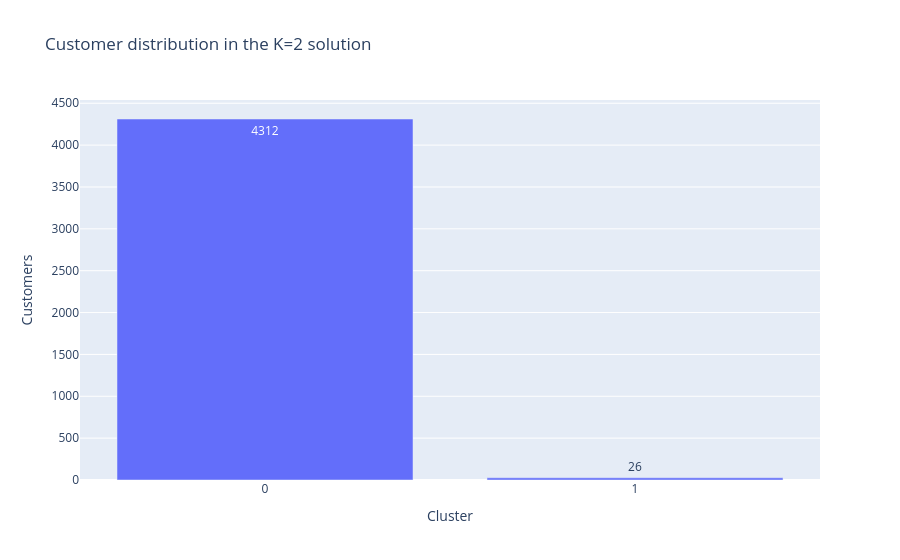

Notebook code for this chart:
### Markdown cell above
## 6. Investigating the high-scoring K=2 result

The highest silhouette score under standard
scaling came from K=2.

A separate diagnostic experiment examined the
distribution of customers between its two groups.

These findings are read from the saved diagnostic
CSV rather than being manually reconstructed.

### Code cell
diagnostic = pd.read_csv(
    RESULTS / "k2_cluster_diagnostics.csv"
)

required_diagnostic = {
    "cluster",
    "customers",
    "median_recency",
    "median_frequency",
    "median_monetary",
}

assert required_diagnostic.issubset(diagnostic.columns)
assert len(diagnostic) == 2
assert diagnostic["customers"].sum() == len(rfm)

diagnostic["share_pct"] = (
    100 * diagnostic["customers"]
    / diagnostic["customers"].sum()
)

selected = validation.loc[
    (validation["preprocessing"] == "Standard scaling")
    & (validation["clusters"] == 2)
]

assert len(selected) == 1

print(
    "Standard scaling, K=2 silhouette:",
    selected.iloc[0]["silhouette"],
)

display(diagnostic)

fig = px.bar(
    diagnostic,
    x="cluster",
    y="customers",
    text="customers",
    title="Customer distribution in the K=2 solution",
    labels={"cluster": "Cluster", "customers": "Customers"},
)

fig.update_xaxes(type="category")
fig.show()

### Figure 1 — Plotly figure (JSON) as saved in the notebook; plotly's stock layout.template omitted (floating-point values rounded to 4 significant figures)
{"data": [{"hovertemplate": "Cluster=%{x}<br>Customers=%{text}<extra></extra>", "legendgroup": "", "marker": {"color": "#636efa", "pattern": {"shape": ""}}, "name": "", "orientation": "v", "showlegend": false, "text": [4312.0, 26.0], "textposition": "auto", "type": "bar", "x": [0, 1], "xaxis": "x", "y": [4312, 26], "yaxis": "y"}], "layout": {"barmode": "relative", "legend": {"tracegroupgap": 0}, "title": {"text": "Customer distribution in the K=2 solution"}, "xaxis": {"anchor": "y", "domain": [0.0, 1.0], "title": {"text": "Cluster"}, "type": "category"}, "yaxis": {"anchor": "x", "domain": [0.0, 1.0], "title": {"text": "Customers"}}}}
